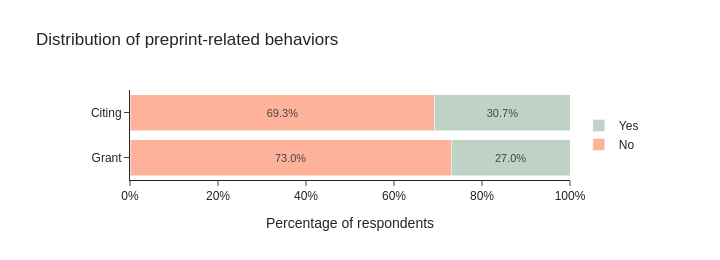

The cell this chart's notebook holds for it:
### Code cell
# 1. Clean & normalize data

df = result_df_2.copy()

# only keep these two variables
df = df[df["variable"].isin(["cited_preprints", "grant_included"])].copy()

df = df.dropna(subset=["value"])
df["value"] = df["value"].astype(str).str.strip()

# keep only Yes/No
df = df[df["value"].isin(["No", "Yes"])].copy()

# Normalize percentages within each variable (robust to NaN % rows)
df["percentage"] = (
    df["percentage"] /
    df.groupby("variable")["percentage"].transform(lambda s: s.dropna().sum())
)


# 2. Orders

var_order = ["grant_included", "cited_preprints"]
value_levels = ["No", "Yes"]

# nicer y labels
var_label_map = {
    "cited_preprints": "Citing",
    "grant_included": "Grant"
}


# 3. Color palette

base_colors = ["#feb29b", "#bed2c6"]   # No, Yes
color_map = dict(zip(value_levels, base_colors))


# 4. Build horizontal stacked bars

fig = go.Figure()

for val in value_levels:
    t = df[df["value"] == val].copy()
    if t.empty:
        continue

    # enforce order
    t["variable"] = pd.Categorical(t["variable"], categories=var_order, ordered=True)
    t = t.sort_values("variable")

    fig.add_bar(
        y=t["variable"].astype(str).map(var_label_map).fillna(t["variable"].astype(str)),
        x=t["percentage"] * 100,
        name=val,
        marker_color=color_map[val],
        orientation="h",
        text=(t["percentage"] * 100).round(1).astype(str) + "%",
        textposition="inside",
        insidetextanchor="middle",
        textfont=dict(size=11),
        constraintext="none"
    )


# 5. Layout

fig.update_layout(
    barmode="stack",
    template="simple_white",
    height=260,
    width=720,
    font=dict(size=12, family="Arial"),
    title="Distribution of preprint-related behaviors",
    margin=dict(l=130, r=150, t=90, b=80),

    xaxis=dict(
        title="Percentage of respondents",
        range=[0, 100],
        ticksuffix="%"
    ),

    yaxis=dict(
        title="",
        categoryorder="array",
        categoryarray=[var_label_map.get(v, v) for v in var_order]
    ),

    legend=dict(
        orientation="v",
        y=0.5,
        yanchor="middle",
        x=1.02,
        xanchor="left",
        title=""
    )
)

fig.show()
#save as PDF
fig.write_image("cite_grant_freq.pdf")

### Figure 1 — Plotly figure (JSON) as saved in the notebook; plotly's stock layout.template omitted (floating-point values rounded to 4 significant figures)
{"data": [{"constraintext": "none", "insidetextanchor": "middle", "marker": {"color": "#feb29b"}, "name": "No", "orientation": "h", "text": ["73.0%", "69.3%"], "textfont": {"size": 11}, "textposition": "inside", "type": "bar", "x": [73.0, 69.29], "y": ["Grant", "Citing"]}, {"constraintext": "none", "insidetextanchor": "middle", "marker": {"color": "#bed2c6"}, "name": "Yes", "orientation": "h", "text": ["27.0%", "30.7%"], "textfont": {"size": 11}, "textposition": "inside", "type": "bar", "x": [27.0, 30.71], "y": ["Grant", "Citing"]}], "layout": {"barmode": "stack", "font": {"family": "Arial", "size": 12}, "height": 260, "legend": {"orientation": "v", "title": {"text": ""}, "x": 1.02, "xanchor": "left", "y": 0.5, "yanchor": "middle"}, "margin": {"b": 80, "l": 130, "r": 150, "t": 90}, "title": {"text": "Distribution of preprint-related behaviors"}, "width": 720, "xaxis": {"range": [0, 100], "ticksuffix": "%", "title": {"text": "Percentage of respondents"}}, "yaxis": {"categoryarray": ["Grant", "Citing"], "categoryorder": "array", "title": {"text": ""}}}}
